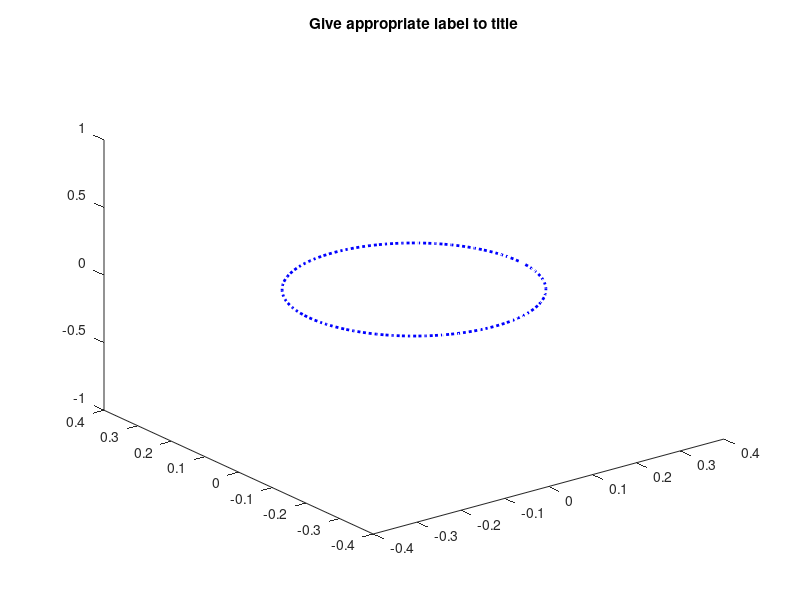

The MATLAB script that drew this image: (Note: this script raises an error after producing the figure.)
%% BME 445 Lab Module 3
% This is a MATLAB Live Script (only available in advanced versions of MATLAB).  
%% Lab 5 Task 1 - study the overall code.  See insructions for details.
%% Set up Membrane Ring (George R. Mines Experiment)
% This part of the code sets up the membrane ring for a re-entry model.
%%
NumLocs = 100;                  % Number of locations
radius = 1.5/(2*pi);            % radius
d_theta = 2*pi./NumLocs;        % distance in radial coordinates
theta = d_theta*(0:NumLocs-1);
x=radius*cos(theta);            % Polar coordinates x
y=radius*sin(theta);            % Polar coordinates y
ground = zeros(1,NumLocs);      % Create the ring at rest potential
dx = 0.015;

R_i = .5;
a = 0.002;

% Test out 3D plot of a ring
plot3(x,y,ground,':b', 'LineWidth', 2);
title('Give appropriate label to title');

%% Set up Initial Variables and Input Options
% This is a simple interface using the input command to set up the 
%%
disp('BME 445 Final Project Tasks')
mode_flag = input(...
    ['   Healthy mode         (press 1) ',...
    '\n   Unidirectional block (press 2) ',... 
    '\n   VFib model           (press 3) ', ...
    '\n   _________________    (press 4) ', ...
    '\n   Your choice: ',]);
%'\n   _________________    (press 4) ]);
% Lab 6 task - Consider adding later
% Uncomment below for Lab #6 (Apr 3), and add to above options.
%'\n   VFib model           (press 3) ',... 
%'\n   _________________    (press 4) ',...

% Uncomment below for Lab #6 (Apr 3)
% add_defib = input('Add Defibrillator? \n  Yes (press 1), \n  No  (press 0): ');
add_defib = input('Add Defibrillator? \n  Yes (press 1), \n  No  (press 0): ');
dur_total = input('Total duration of simulation? (ms, deault 40) ');

dt = 0.01;
numsteps = dur_total/dt;
%% Set up regular stimulus currents for simulated heart beats
%%
% Create first Stimuli 
I_stim1 = 250;
tdur = 1;
tdelay = 0;
Nstim_pos1 = 75;

% Create second Stimuli
I_stim2 = 350;
tdur2 = 1;
tdelay2 = input('Time of 2nd stimuli: ');
Nstim_pos2 = input('Location of 2nd stimuli: ');
%% 
% Lab #6-7 - Debrillator code will be implemented in April.

%  This is the defibrillator variable.
I_defib = 350;
tdur3 = 1;
tdelay3 = tdelay2 +1;
Nstim3=75;
Nstim_pos3 = 100;

% Heart Stimulus after defibrillation that stabilizes the heart
I_stim4 = 350;
tdur4 = 1;
tdelay4 = 35;
Nstim4 = 1:100;

% Setting up the cable parameters.
v_m = ground;                      

C_m = 1; 
g_L_sup = 0.3; 
g_Na_sup = 120;  
g_K_sup = 36;  
e_K = -12.26;  
e_Na = 117.56;
%% Initialize m, n, h parameters.
%%
% Calculation of initial alpha and beta values.
m = alpha_m(v_m)./(alpha_m(v_m)+beta_m(v_m));
n = alpha_n(v_m)./(alpha_n(v_m)+beta_n(v_m));
h = alpha_h(v_m)./(alpha_h(v_m)+beta_h(v_m));
%% Initialize conductivity and current values.
%%
% Calculation of conductivity and current values

g_K = g_K_sup*n.^4;
g_Na = g_Na_sup*m.^3.*h;
g_L = g_L_sup*ones(1,NumLocs);

% Finding e_L
e_L = (ik(v_m,n,g_K,e_K) + ina(v_m,m,h,g_Na,e_Na))./g_L;

V = v_m; 
M = m;  N = n; H = h; G_k = g_K; G_na = g_Na;
I_na = ina(v_m,m,h,g_Na,e_Na);
I_k = ik(v_m,n,g_K,e_K);
I_l = il(v_m,g_L,e_L);

I_Na = I_na;
G_Na = I_na./(v_m-e_Na);

I_K = I_k;
G_K = G_k;

Iion = I_k + I_na + I_l;
I_S = ground;
%% Lab #5 Task 2. This part of the code sets up the Cable Equations. 
%%
% Matrix A will play a very important part of setting up 
% the cable equations for this Final Project.

% Setting up Matrix A:
b1 = 1; b2 = 2;
A = [-b2, b1, zeros(1,NumLocs-3), b1; b1, -b2, b1, zeros(1,NumLocs-3)];

for k = 3:NumLocs-1
    B = 0*linspace(1,NumLocs,NumLocs);
    B(k-1) = b1; B(k) = -b2; B(k+1) = b1;
    A = [A; B];
end

A = [A; [b1, [zeros(1,NumLocs-3)], b1,-b2]];
% Matrix A is set.

I_s = I_S;
coeff_A = a/(2*R_i*dx*dx)*ones(1,NumLocs);
%% Lab 5 Task 3 - Modification for Unidirectional Block (Disease Model)
%%
% unidirectional block (Disease)
if mode_flag == 2 || mode_flag == 3
    % In Lab #5, you are tasked to comment on the purpose of this modification.
    A(2,1) = 0;
    A(2,2) = -1;
end
%% Implementing Forward Euler's Method
%%
for k = 1:numsteps-1
% Solving for the present v_m
    v_0 = dt/C_m.*(coeff_A.*(A*v_m')' - Iion + I_s);
    v_m = v_m + v_0;
    V = [V; v_m];
    
% Runge-Kutta Algorithm for m, n, h
    m0 = rk_fcn('f_m',m,v_m,dt);
    n0 = rk_fcn('f_n',n,v_m,dt);
    h0 = rk_fcn('f_h',h,v_m,dt);
    
% Solving for next timestep for m, n, h.
    m = m + dt*m0;
    n = n + dt*n0;
    h = h + dt*h0;

    M = [M; m];
    N = [N; n];
    H = [H; h];

% solving for ion currents
    g_Na = g_Na_sup*m.^3.*h;
    I_na = g_Na.*(v_m-e_Na);
%    I_Na = [I_Na; I_na];
%    G_Na = [G_Na; g_Na];

    g_K = g_K_sup*n.^4;
    I_k = g_K.*(v_m-e_K);
%    I_K = [I_K; I_k];
%    G_K = [G_K; g_K];    

% Code for two stimuli
    if mode_flag == 1 || mode_flag == 2 ||  mode_flag == 3
    %  healthy (1)    or unidirectional block (2)
        I_s = 0*linspace(1,2,NumLocs);
        if k > tdelay/dt && k <= (tdelay+tdur)/dt
            I_s(Nstim_pos1) = I_stim1;
        elseif k > tdelay2/dt && k <= (tdelay2+tdur2)/dt            
            I_s(Nstim_pos2) = I_stim2;
        end
        
        %%%%%%%%%%%%%%%%%%%%%%%%%%%%%%%%%%%%%
        % Lab 6 (April 3rd):  Your task is to 
        % develop a dedicated model for 
        % application of defibrillator here.
    if add_defib == 1
        if k > tdelay3/dt && k <= (tdelay3+tdur3)/dt
            I_s(Nstim_pos3) = I_defib;
        end
    end
        %%%%%%%%%%%%%%%%%%%%%%%%%%%%%%%%%%%%%
        
    end
        
    I_S = [I_S; I_s];
    Iion = I_k+I_na+I_l;
    waitbar(k/numsteps);
end
%% Simulating the ring model
%%
figure(445)
for k = 1:numsteps
    if mod(k,10) == 0
        plot3(x,y,V(k,:),x,y,ground,':b', 'LineWidth', 2);
        axis([-0.3 0.3 -0.3 0.3 -120 120]);
        title(sprintf('t  = %2.2f ms', k*dt));
        drawnow
    end
end

%This variable will be useful in obtaining extracellular potential measures
Time = linspace(0,dur_total-dt,numsteps); 
%% Obtaining measurements from a probe
% For Lab #7 (April 10-17), you will program an 'ECG Probe' to detect the measurements 
% during this AP propagation from a point source.  
%%
%%%%%%%%%%%%%%%%%%%%%%%%%%%%%%%%%%%%%
% Lab 7 (April 10th):  Your task is to 
% develop a point source to detect the 
% AP during this threshold stimuli.
%%%%%%%%%%%%%%%%%%%%%%%%%%%%%%%%%%%%%
%% 
% Runge kutta function
%%
function x0 = rk_fcn(fcn_str,x,v_m,dt)
    % m0 = rk_fcn('fcn_m',m,v_m,dt);
    x1 = eval(sprintf('%s(x,v_m);',fcn_str));
    x2 = eval(sprintf('%s(x+dt*x1/2,v_m);',fcn_str));
    x3 = eval(sprintf('%s(x+dt*x2/2,v_m);',fcn_str));
    x4 = eval(sprintf('%s(x+dt*x3,v_m);',fcn_str));
    x0 = (x1 + 2*x2 + 2*x3 + x4)/6;
end

% f_v.m
%%%%%%%%%%%%%%%%%%%%%%%%%%%%%%%%%%%%%%%%%%%%%%%%%%%%%%%%%%%%%%%%%%%
function vp = f_v(v,m,n,h,I_stim, e_L)
% This is the differential equation for the membrane potential in 
% terms of the four currents and specific membrane capacitance C_m.

% Setting values into variables
C_m = 1; g_Na = 120;  g_K = 36;  e_K = -12.26;  e_Na = 117.56;

% Differential equation
vp = -1./C_m*(ina(v,m,h,g_Na,e_Na) + ik(v,n,g_K,e_K) + ...
il(v,e_L)+ I_stim);
end
%%%%%%%%%%%%%%%%%%%%%%%%%%%%%%%%%%%%%%%%%%%%%%%%%%%%%%%%%%%%%%%%%%%

% alpha_m.m, alpha_h.m, alpha_n.m
%%%%%%%%%%%%%%%%%%%%%%%%%%%%%%%%%%%%%%%%%%%%%%%%%%%%%%%%%%%%%%%%%%%
function alpham = alpha_m(v_m)
% Alpha equation of m.

alpham = 0.1.*(25-v_m)./(exp((25-v_m)./10)-1);
end
%%%%%%%%%%%%%%%%%%%%%%%%%%%%%%%%%%%%%%%%%%%%%%%%%%%%%%%%%%%%%%%%%%%

%%%%%%%%%%%%%%%%%%%%%%%%%%%%%%%%%%%%%%%%%%%%%%%%%%%%%%%%%%%%%%%%%%%
function alphah = alpha_h(v_m)
% Alpha equation of h.

alphah = 0.07.*exp(-v_m./20);
end
%%%%%%%%%%%%%%%%%%%%%%%%%%%%%%%%%%%%%%%%%%%%%%%%%%%%%%%%%%%%%%%%%%%

%%%%%%%%%%%%%%%%%%%%%%%%%%%%%%%%%%%%%%%%%%%%%%%%%%%%%%%%%%%%%%%%%%%
function alphan = alpha_n(v_m)
% Alpha equation of n.

alphan = 0.01.*(10-v_m)./(exp((10-v_m)./10)-1);
end
%%%%%%%%%%%%%%%%%%%%%%%%%%%%%%%%%%%%%%%%%%%%%%%%%%%%%%%%%%%%%%%%%%%

 
% beta_m.m, beta_h.m, beta_n.m
%%%%%%%%%%%%%%%%%%%%%%%%%%%%%%%%%%%%%%%%%%%%%%%%%%%%%%%%%%%%%%%%%%%
function  betam = beta_m(v_m)
% Beta equation of m

betam = 4.0.*exp(-v_m./18.0);
end
%%%%%%%%%%%%%%%%%%%%%%%%%%%%%%%%%%%%%%%%%%%%%%%%%%%%%%%%%%%%%%%%%%%

%%%%%%%%%%%%%%%%%%%%%%%%%%%%%%%%%%%%%%%%%%%%%%%%%%%%%%%%%%%%%%%%%%%
function  betah = beta_h(v_m)
% Beta equation of h

betah = 1./(exp((30-v_m)./10)+1);
end
%%%%%%%%%%%%%%%%%%%%%%%%%%%%%%%%%%%%%%%%%%%%%%%%%%%%%%%%%%%%%%%%%%%

%%%%%%%%%%%%%%%%%%%%%%%%%%%%%%%%%%%%%%%%%%%%%%%%%%%%%%%%%%%%%%%%%%%
function  betan = beta_n(v_m)
% Beta equation of n

betan = 0.125.*exp(-v_m./80.0);
end
%%%%%%%%%%%%%%%%%%%%%%%%%%%%%%%%%%%%%%%%%%%%%%%%%%%%%%%%%%%%%%%%%%%

% f_m.m, f_h.m, f_n.m
%%%%%%%%%%%%%%%%%%%%%%%%%%%%%%%%%%%%%%%%%%%%%%%%%%%%%%%%%%%%%%%%%%%
function mp = f_m(m,v_m)
% Differential Equation of m

mp = alpha_m(v_m).*(1-m) - beta_m(v_m).*m;
end
%%%%%%%%%%%%%%%%%%%%%%%%%%%%%%%%%%%%%%%%%%%%%%%%%%%%%%%%%%%%%%%%%%%

%%%%%%%%%%%%%%%%%%%%%%%%%%%%%%%%%%%%%%%%%%%%%%%%%%%%%%%%%%%%%%%%%%%
function hp = f_h(h, v_m)
% Differential Equation of h

hp = alpha_h(v_m).*(1-h) - beta_h(v_m).*h;
end
%%%%%%%%%%%%%%%%%%%%%%%%%%%%%%%%%%%%%%%%%%%%%%%%%%%%%%%%%%%%%%%%%%%

%%%%%%%%%%%%%%%%%%%%%%%%%%%%%%%%%%%%%%%%%%%%%%%%%%%%%%%%%%%%%%%%%%%
function np = f_n(n, v_m)
% Differential Equation of n

np = alpha_n(v_m).*(1-n) - beta_n(v_m).*n;
end
%%%%%%%%%%%%%%%%%%%%%%%%%%%%%%%%%%%%%%%%%%%%%%%%%%%%%%%%%%%%%%%%%%%

%%%%%%%%%%%%%%%%%%%%%%%%%%%%%%%%%%%%%%%%%%%%%%%%%%%%%%%%%%%%%%%%%%%
function I_K = ik(v,n,g_K,e_K)

% g_K = 36;
% e_K = -12.26;
I_K = g_K.*n.^4.*(v-e_K);
end
%%%%%%%%%%%%%%%%%%%%%%%%%%%%%%%%%%%%%%%%%%%%%%%%%%%%%%%%%%%%%%%%%%%

%%%%%%%%%%%%%%%%%%%%%%%%%%%%%%%%%%%%%%%%%%%%%%%%%%%%%%%%%%%%%%%%%%%
function I_Na = ina(v,m,h,g_Na,e_Na)

% g_Na = 120;
% e_Na = 117.56;
I_Na = g_Na.*m.^3.*h.*(v-e_Na);
end
%%%%%%%%%%%%%%%%%%%%%%%%%%%%%%%%%%%%%%%%%%%%%%%%%%%%%%%%%%%%%%%%%%%

%%%%%%%%%%%%%%%%%%%%%%%%%%%%%%%%%%%%%%%%%%%%%%%%%%%%%%%%%%%%%%%%%%%
function I_L = il(v, g_L, e_L)

% g_L = 0.3;
I_L = g_L.*(v-e_L);
end
%%%%%%%%%%%%%%%%%%%%%%%%%%%%%%%%%%%%%%%%%%%%%%%%%%%%%%%%%%%%%%%%%%%